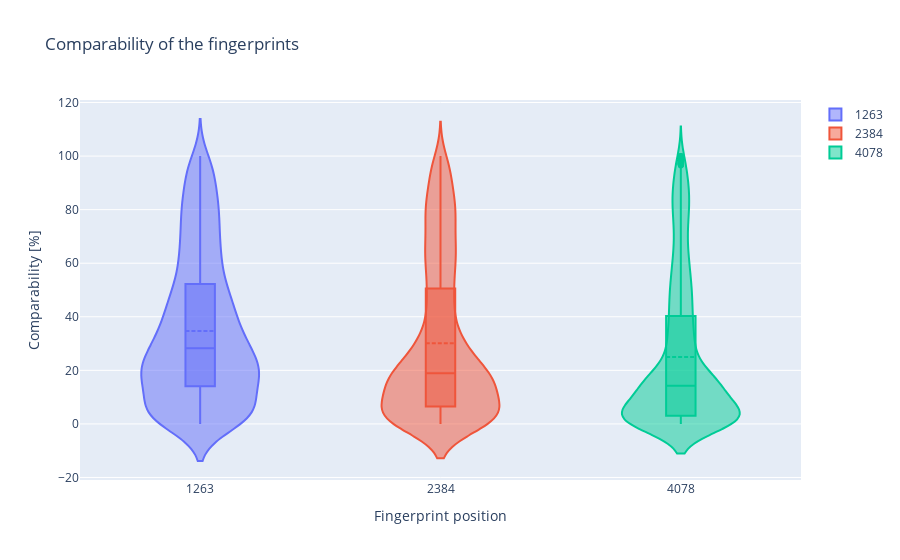

Write notebook code for a chart like this one.
### Code cell
fig = go.Figure()
fingerprint_length = [len(set[1]) for set in pfp_vec_set]
for set, set_name in zip(sorted_normalized_pfp_vec_sum_set, fingerprint_length):
    fig.add_trace(go.Violin(y=set, name=set_name))

fig.update_layout(title="Comparability of the fingerprints",
                 xaxis_title = "Fingerprint position", yaxis_title = "Comparability [%]",
                  yaxis_zeroline=False
)
fig.update_traces(box_visible=True, meanline_visible=True)
fig.show()

### Figure 1 — Plotly figure (JSON) as saved in the notebook; plotly's stock layout.template omitted (floating-point values rounded to 4 significant figures; data arrays with more than 128 entries replaced by an {"elided": "..."} marker saying what was removed)
{"data": [{"name": "1263", "y": {"elided": "1263 float values"}, "type": "violin", "box": {"visible": true}, "meanline": {"visible": true}}, {"name": "2384", "y": {"elided": "2384 float values"}, "type": "violin", "box": {"visible": true}, "meanline": {"visible": true}}, {"name": "4078", "y": {"elided": "4078 float values"}, "type": "violin", "box": {"visible": true}, "meanline": {"visible": true}}], "layout": {"yaxis": {"title": {"text": "Comparability [%]"}, "zeroline": false}, "title": {"text": "Comparability of the fingerprints"}, "xaxis": {"title": {"text": "Fingerprint position"}}}}
